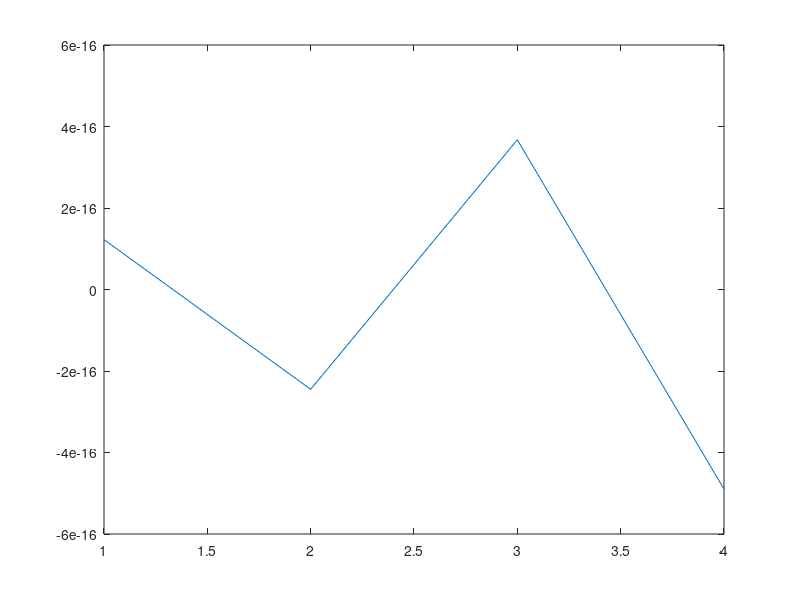

MATLAB code to generate this figure:
%% 벡터 다루기
vector1 = 0:2:10;

%기본 변수의 경우의 예시)
a =1;
a=[];% 다시 변수 지우기

vector1(1) = [] %벡터의 1번째 자리 지우기
% vectora(6) = [] 와 같이, index를 벗어나는 것은 이행되지 않습니다. ++ 파이썬과는 다르게 인덱스가 1부터 시작!
vector1(5) = [];
vector1(:) = []; %모든 숫자를 한번에 지우기

vector1 = 0:2:10;
vector1 ([2 4]) = [] %벡터를 또다른 벡터로 인덱싱을 하여 지우기 또는 이런식으로 저장된 데이터를 불러올 수도 있음!

%% 벡터 다루기2
vector1 =[1 2 3 4 5];
vector2 = [10 20 30 40 50];
vector3 = [vector1, vector2]' %이렇게 하면 두 벡터가 연결된 벡터가 생성(행렬이 아니라!)
%단 column과 row가 동일한 vector끼리만 이렇게 할 수 있다.

%% 벡터 다루기 3 (세로 벡터)
vector5 = [100;200;300]; %사이에 semi콜론을 넣어주면 세로벡터가 생성된다
vector6 = [1000:1000:3000]' %transpose를 해도 된다.

vector7 = [vector5;vector6] %이렇게 해도 위에서 이어붙인것 처럼 된다!

%% 벡터 다루기 4
vec_1 = [pi, 2*pi, 3*pi, 4*pi];
sin (pi/2); %sin함수에 한 가지 값만 준 경우
sin(vec_1) %sin함수에 벡터를 주었을 경우-- 0에 가까운 값들이 나온다(근사치)

plot(sin(vec_1));

%% 